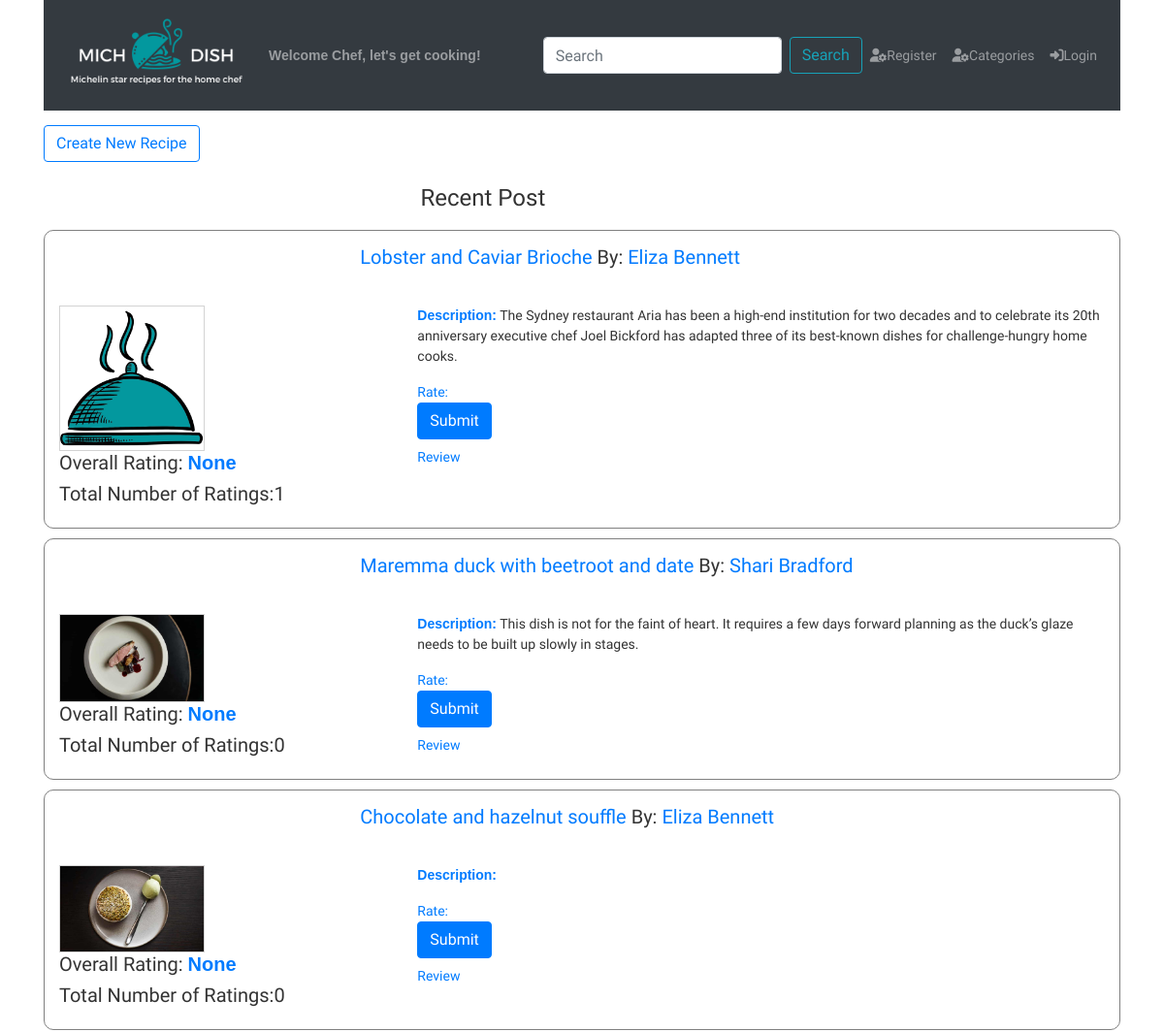
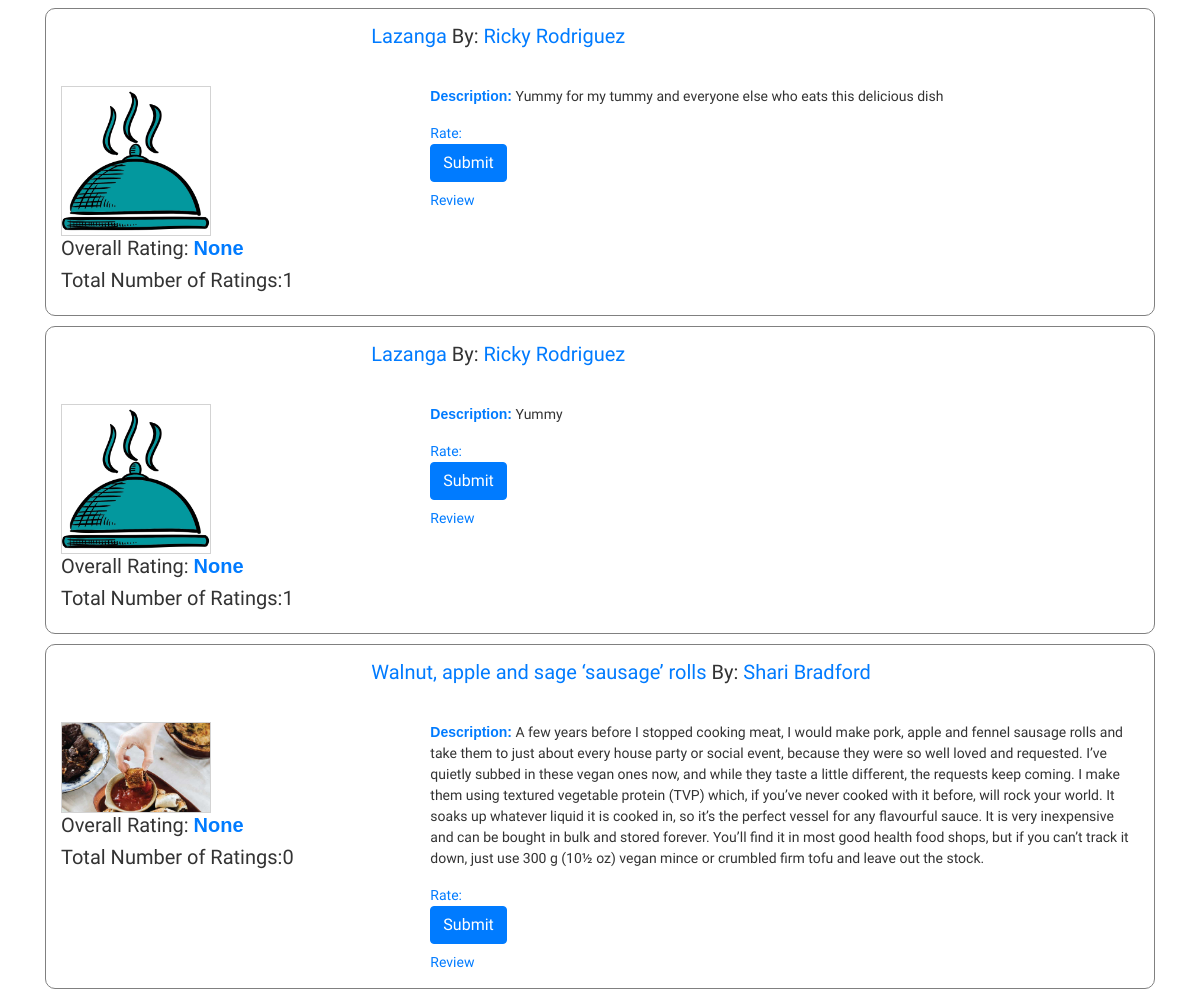
The page / on the database its author committed (2 pictures, top to bottom).
### dish/models.py (models this page shows, shortened)
class Dish(models.Model):
    title = models.CharField(max_length=255)
    recipe = models.TextField(help_text="Instructions for how to make the dish.")
    description = models.TextField(blank=True, help_text="Describe the dish, its history and why you were inspired to make it.")
    ingredients = models.TextField(help_text="Add each ingredient on a new line.")
    prep_time = models.IntegerField(help_text="Prep time in minutes.")
    cook_time = models.IntegerField(help_text="Cook time in minutes.")
    servings = models.IntegerField()
    profile_pic = models.ImageField(
        upload_to=dish_directory_path,
        default= 'dishes/blank-dish.jpg',
        blank=True,
        null=True,
        )
    categories = models.ManyToManyField(Category, related_name='dishes', help_text="Select all categories that apply.")
    poster = models.ForeignKey(User, related_name='user_dishes', on_delete=models.CASCADE)
    user_likes = models.ManyToManyField(User, related_name='liked_dishes')
    created_at = models.DateField(auto_now_add=True)
    updated_at = models.DateField(auto_now=True)
    def get_average_rating(self):
        self.ratings.aggregate(Avg('rating'))

### dish/views.py (the view)
# urls.py: path('', views.index, name="index"),
def index(request):
    dishes = Dish.objects.all() #.order_by('date')
    context = {
        'foo': 'bar',
        'user': request.user,
        'dishes': dishes,
    }
    return render(request, 'dish/dashboard.html', context)

### dish/templates/dish/dashboard.html (shortened to what this page needs)
{% extends 'dish/base.html' %}
{% load static %}
{% block css %}
<link rel="stylesheet" href="{% static 'dish/css/dashboard.css' %}">
{% endblock css %}
{% block profile %}
{% if user.is_authenticated %}
<a href="{% url 'accounts:user_profile' profiled_user_id=user.id %}" class="nav-link"><i class="fas fa-user-cog"></i>Profile</a>
{% else %}
<a href="{% url 'accounts:signup' %}" class="nav-link"><i class="fas fa-user-cog"></i>Register</a>
{% endif %}
{% endblock profile %}
{% block login %}
{% if user.is_authenticated %}
  <a href="{% url 'logout' %}" class="nav-link"><i class="fas fa-sign-out-alt"></i>Logout</a>
  {% else %}
  <a href="{% url 'login' %}" class="nav-link"><i class="fas fa-sign-in-alt"></i>Login</a>
  {% endif %}
{% endblock login %}
{% block content %}
                <div class="row" id="newPost">
                  <div class="title">
                    <h4><a href="/dish/new" class="btn btn-outline-primary">Create New Recipe</a></h4>
                  </div>
                </div>
                <div id="allPost">
                  <div id="header">
                    <h4>Recent Post</h4>
                  </div>
                  {% for dish in dishes %}
                  <div class="post">
                    <div id="dishTitle" class="row">
                      <h5><a href="/dish/{{ dish.id }}">{{ dish.title }}</a> By: <a href="{% url 'accounts:user_profile' profiled_user_id=dish.poster.id %}">{{ dish.poster.first_name }} {{ dish.poster.last_name }}</a></h5>
                    </div>
                    <div class="row">
                      <div class="col-4">
                        <div id="picture">
                          <img src="{{ dish.profile_pic.url }}" alt="Dish Picture Here">
                        </div>
                        <div>
                          <h5>Overall Rating: <span data-rating="{{ dish.get_average_rating }}"></span> </h5>
                        </div>
                        <div>
                          <h5>Total Number of Ratings:{{ dish.ratings.count }}</h5>
                        </div>
                      </div>
                      <div id="description" class="col-8">
                        <p><span>Description:</span>  {{ dish.description }}</p>
                        <div id="rate">
                          <a href="">Rate: {% include 'dish/ratingForm.html' %}</a>
                          <a href="">Review</a>
                        </div>
                      </div>
                    </div>
                  </div>
                  {% endfor %}
                </div>
{% endblock%}

### dish/templates/dish/ratingForm.html (shortened to what this page needs)
<form class="ratings-form" action="/dish/{{ dish.id }}/rate"
        enctype="multipart/form-data"
        method="POST"
        role="form" novalidate>
        <input type="submit" class="btn btn-primary mb-2" value="Submit" />
    </form>

### dish/static/dish/css/style.css (style rules this page uses)
* { box-sizing: border-box; }
body { margin: 0; padding: 0; font-size: 14px; font-family: "Roboto","Lucida Grande","DejaVu Sans","Bitstream Vera Sans",Verdana,Arial,sans-serif; color: #333; background: #fff; }
#allPost div img { width: 150px; border: 1px solid lightgray; }

### dish/static/dish/css/dashboard.css (style rules this page uses)
#header h4 { display: inline-block; margin-left: 35%; }
.post { border: 1px gray solid; border-radius: 10px; margin: 10px 0px; }
.row { padding: 15px; }
#dishTitle { margin-left: 28%; }
span { font-family: 'Lucida Sans', 'Lucida Sans Regular', 'Lucida Grande', 'Lucida Sans Unicode', Geneva, Verdana, sans-serif; font-style: bold; font-weight: bold; color: #007bff; }

### rows shown on the page
Dish: title "Lobster and Caviar Brioche", poster.first_name "Eliza", poster.last_name "Bennett", profile_pic (placeholder picture), ratings.count "1", description "The Sydney restaurant Aria has been a high-end institution for two decades and to celebrate its 20th anniversary executive chef Joel Bickford has adapted three of its best-known dishes for challenge-hungry home cooks."
Dish: title "Maremma duck with beetroot and date", poster.first_name "Shari", poster.last_name "Bradford", profile_pic (picture), ratings.count "0", description "This dish is not for the faint of heart. It requires a few days forward planning as the duck’s glaze needs to be built up slowly in stages."
Dish: title "Chocolate and hazelnut souffle", poster.first_name "Eliza", poster.last_name "Bennett", profile_pic (picture), ratings.count "0"
Dish: title "Lazanga", poster.first_name "Ricky", poster.last_name "Rodriguez", profile_pic (placeholder picture), ratings.count "1", description "Yummy for my tummy and everyone else who eats this delicious dish"
Dish: title "Lazanga", poster.first_name "Ricky", poster.last_name "Rodriguez", profile_pic (placeholder picture), ratings.count "1", description "Yummy"
Dish: title "Walnut, apple and sage ‘sausage’ rolls", poster.first_name "Shari", poster.last_name "Bradford", profile_pic (picture), ratings.count "0", description "A few years before I stopped cooking meat, I would make pork, apple and fennel sausage rolls and take them to just about every house party or social event, because they were so well loved and requested. I’ve quietly subbed in these vegan ones now, and while they taste a little different, the requests keep coming. I make them using textured vegetable protein (TVP) which, if you’ve never cooked with it before, will rock your world. It soaks up whatever liquid it is cooked in, so it’s the perfect vessel for any flavourful sauce. It is very inexpensive and can be bought in bulk and stored forever. You’ll find it in most good health food shops, but if you can’t track it down, just use 300 g (10½…"
